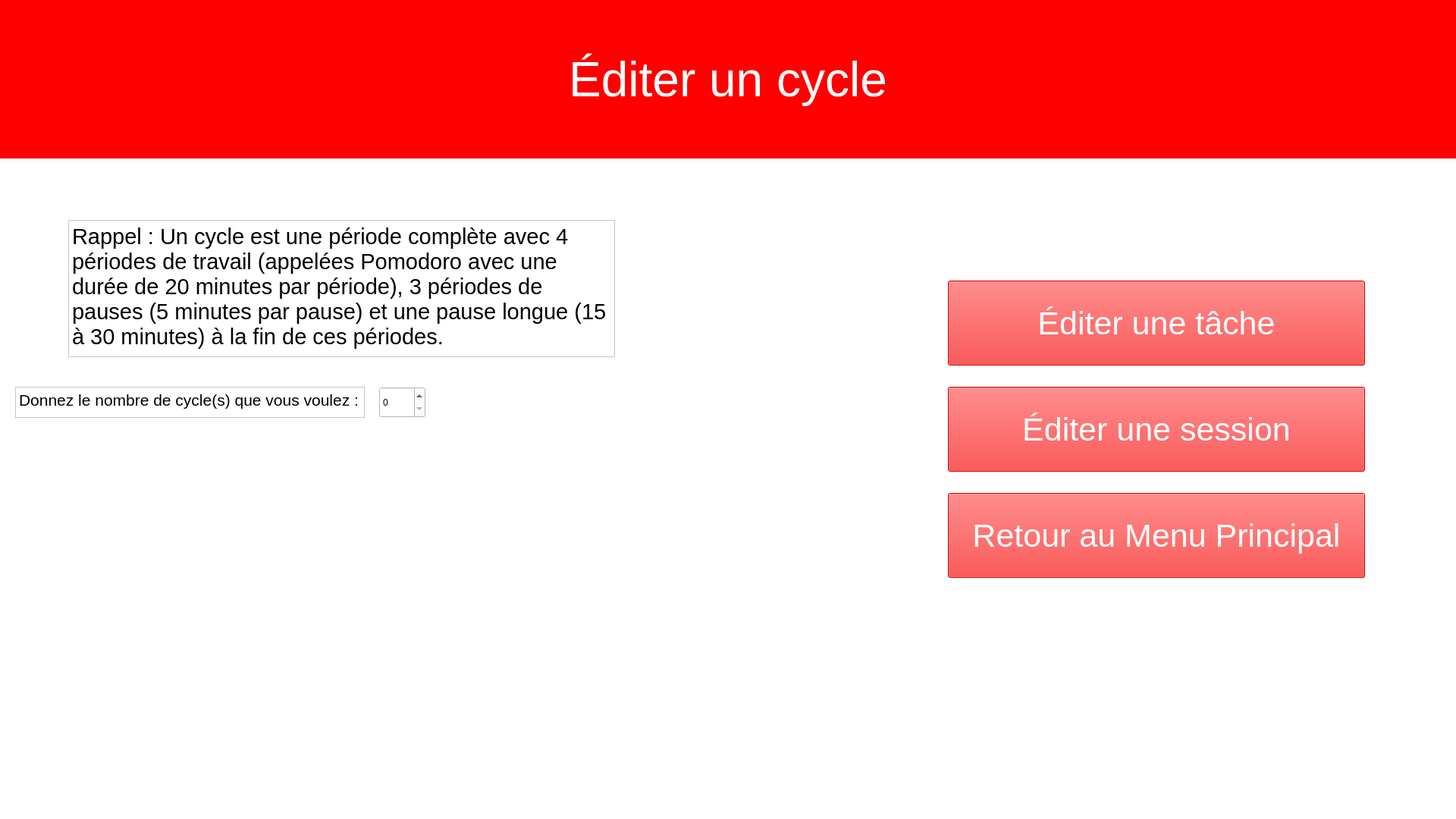
<?xml version="1.0" encoding="UTF-8"?>
<ui version="4.0">
 <class>Form</class>
 <widget class="QWidget" name="Form">
  <property name="geometry">
   <rect>
    <x>0</x>
    <y>0</y>
    <width>1920</width>
    <height>1080</height>
   </rect>
  </property>
  <property name="windowTitle">
   <string>Form</string>
  </property>
  <widget class="QStackedWidget" name="stackedWidget">
   <property name="geometry">
    <rect>
     <x>0</x>
     <y>0</y>
     <width>1920</width>
     <height>1080</height>
    </rect>
   </property>
   <property name="styleSheet">
    <string notr="true">background-color: rgb(255, 255, 255);</string>
   </property>
   <widget class="QWidget" name="page">
    <widget class="QLabel" name="labelTitre">
     <property name="geometry">
      <rect>
       <x>0</x>
       <y>0</y>
       <width>1920</width>
       <height>209</height>
      </rect>
     </property>
     <property name="font">
      <font>
       <pointsize>48</pointsize>
      </font>
     </property>
     <property name="styleSheet">
      <string notr="true">color: rgb(255, 255, 255);
background-color: rgb(255, 0, 0);</string>
     </property>
     <property name="text">
      <string>Éditer un cycle</string>
     </property>
     <property name="alignment">
      <set>Qt::AlignCenter</set>
     </property>
    </widget>
    <widget class="QPushButton" name="editerTache">
     <property name="enabled">
      <bool>false</bool>
     </property>
     <property name="geometry">
      <rect>
       <x>1250</x>
       <y>370</y>
       <width>550</width>
       <height>112</height>
      </rect>
     </property>
     <property name="maximumSize">
      <size>
       <width>550</width>
       <height>112</height>
      </size>
     </property>
     <property name="font">
      <font>
       <pointsize>32</pointsize>
      </font>
     </property>
     <property name="styleSheet">
      <string notr="true">background-color: rgb(255, 0, 0);
color: rgb(255, 255, 255);</string>
     </property>
     <property name="text">
      <string>Éditer une tâche</string>
     </property>
    </widget>
    <widget class="QPushButton" name="editerSession">
     <property name="enabled">
      <bool>false</bool>
     </property>
     <property name="geometry">
      <rect>
       <x>1250</x>
       <y>510</y>
       <width>550</width>
       <height>112</height>
      </rect>
     </property>
     <property name="maximumSize">
      <size>
       <width>550</width>
       <height>112</height>
      </size>
     </property>
     <property name="font">
      <font>
       <pointsize>32</pointsize>
      </font>
     </property>
     <property name="styleSheet">
      <string notr="true">background-color: rgb(255, 0, 0);
color: rgb(255, 255, 255);</string>
     </property>
     <property name="text">
      <string>Éditer une session</string>
     </property>
    </widget>
    <widget class="QPushButton" name="menuPrincipal">
     <property name="enabled">
      <bool>false</bool>
     </property>
     <property name="geometry">
      <rect>
       <x>1250</x>
       <y>650</y>
       <width>550</width>
       <height>112</height>
      </rect>
     </property>
     <property name="maximumSize">
      <size>
       <width>550</width>
       <height>112</height>
      </size>
     </property>
     <property name="font">
      <font>
       <pointsize>32</pointsize>
      </font>
     </property>
     <property name="styleSheet">
      <string notr="true">background-color: rgb(255, 0, 0);
color: rgb(255, 255, 255);</string>
     </property>
     <property name="text">
      <string>Retour au Menu Principal</string>
     </property>
    </widget>
    <widget class="QTextEdit" name="textEdit">
     <property name="geometry">
      <rect>
       <x>20</x>
       <y>510</y>
       <width>461</width>
       <height>41</height>
      </rect>
     </property>
     <property name="styleSheet">
      <string notr="true">color: rgb(0, 0, 0);</string>
     </property>
     <property name="html">
      <string>&lt;!DOCTYPE HTML PUBLIC &quot;-//W3C//DTD HTML 4.0//EN&quot; &quot;http://www.w3.org/TR/REC-html40/strict.dtd&quot;&gt;
&lt;html&gt;&lt;head&gt;&lt;meta name=&quot;qrichtext&quot; content=&quot;1&quot; /&gt;&lt;style type=&quot;text/css&quot;&gt;
p, li { white-space: pre-wrap; }
&lt;/style&gt;&lt;/head&gt;&lt;body style=&quot; font-family:'Ubuntu'; font-size:11pt; font-weight:400; font-style:normal;&quot;&gt;
&lt;p style=&quot; margin-top:0px; margin-bottom:0px; margin-left:0px; margin-right:0px; -qt-block-indent:0; text-indent:0px;&quot;&gt;&lt;span style=&quot; font-size:16pt;&quot;&gt;Donnez le nombre de cycle(s) que vous voulez :&lt;/span&gt;&lt;/p&gt;&lt;/body&gt;&lt;/html&gt;</string>
     </property>
    </widget>
    <widget class="QTextEdit" name="textEdit_2">
     <property name="geometry">
      <rect>
       <x>90</x>
       <y>290</y>
       <width>721</width>
       <height>181</height>
      </rect>
     </property>
     <property name="styleSheet">
      <string notr="true">color: rgb(0, 0, 0);</string>
     </property>
     <property name="html">
      <string>&lt;!DOCTYPE HTML PUBLIC &quot;-//W3C//DTD HTML 4.0//EN&quot; &quot;http://www.w3.org/TR/REC-html40/strict.dtd&quot;&gt;
&lt;html&gt;&lt;head&gt;&lt;meta name=&quot;qrichtext&quot; content=&quot;1&quot; /&gt;&lt;style type=&quot;text/css&quot;&gt;
p, li { white-space: pre-wrap; }
&lt;/style&gt;&lt;/head&gt;&lt;body style=&quot; font-family:'Ubuntu'; font-size:11pt; font-weight:400; font-style:normal;&quot;&gt;
&lt;p style=&quot; margin-top:0px; margin-bottom:0px; margin-left:0px; margin-right:0px; -qt-block-indent:0; text-indent:0px;&quot;&gt;&lt;span style=&quot; font-size:22pt;&quot;&gt;Rappel : Un cycle est une période complète avec 4 périodes de travail (appelées Pomodoro avec une durée de 20 minutes par période), 3 périodes de pauses (5 minutes par pause) et une pause longue (15 à 30 minutes) à la fin de ces périodes.&lt;/span&gt;&lt;/p&gt;&lt;/body&gt;&lt;/html&gt;</string>
     </property>
    </widget>
    <widget class="QSpinBox" name="nombreCycle">
     <property name="geometry">
      <rect>
       <x>500</x>
       <y>510</y>
       <width>61</width>
       <height>41</height>
      </rect>
     </property>
     <property name="styleSheet">
      <string notr="true">color: rgb(0, 0, 0);</string>
     </property>
    </widget>
   </widget>
   <widget class="QWidget" name="page_2"/>
  </widget>
 </widget>
 <resources/>
 <connections/>
</ui>
